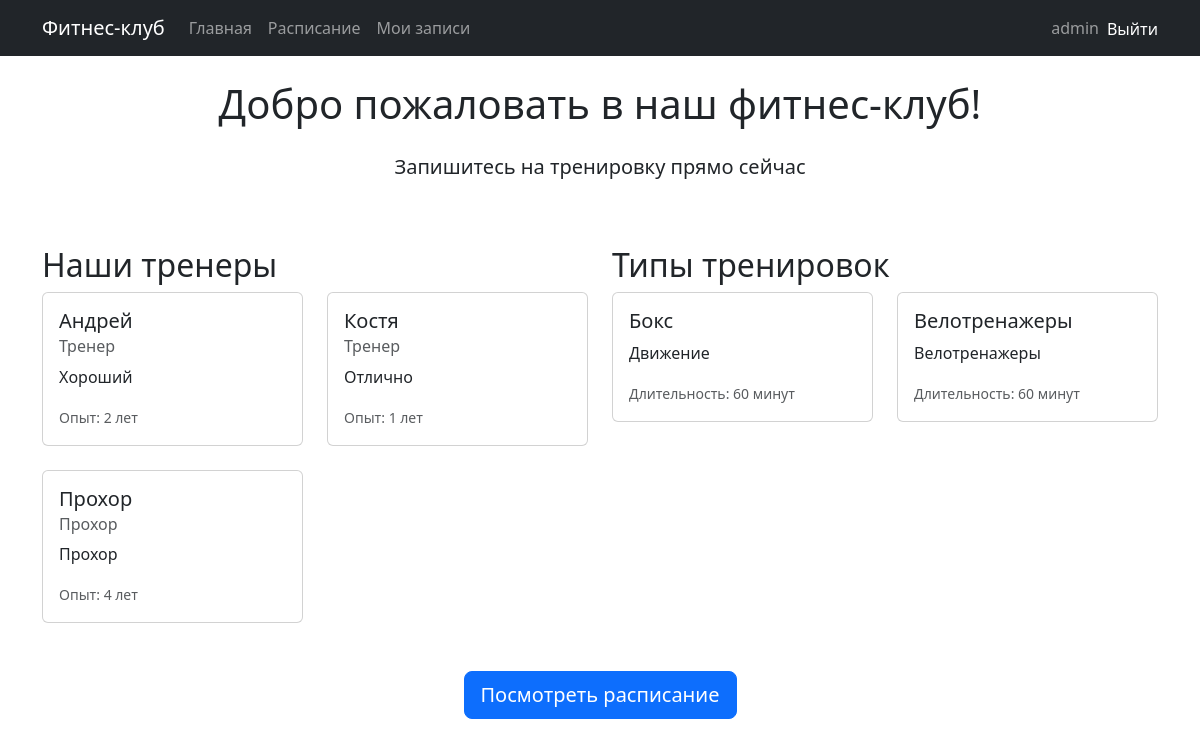
The app's page / (signed in) with its own data.
### fitness/models.py (models this page shows, shortened)
class Trainer(models.Model):
    name = models.CharField(max_length=100, verbose_name='Имя')
    specialization = models.CharField(max_length=100, verbose_name='Специализация')
    experience = models.IntegerField(verbose_name='Опыт работы (лет)')
    description = models.TextField(verbose_name='Описание')

class WorkoutType(models.Model):
    name = models.CharField(max_length=100, verbose_name='Название тренировки')
    description = models.TextField(verbose_name='Описание')
    duration = models.IntegerField(verbose_name='Длительность (минуты)')

### fitness/views.py (the view)
# urls.py: path('', views.home, name='home'),
def home(request):
    trainers = Trainer.objects.all()
    workout_types = WorkoutType.objects.all()
    return render(request, 'fitness/home.html', {
        'trainers': trainers,
        'workout_types': workout_types
    })

### fitness/templates/fitness/home.html (shortened to what this page needs)
{% extends 'fitness/base.html' %}
{% block content %}
<div class="row">
    <div class="col-md-12">
        <h1 class="text-center mb-4">Добро пожаловать в наш фитнес-клуб!</h1>
        <p class="lead text-center">Запишитесь на тренировку прямо сейчас</p>
    </div>
</div>
<div class="row mt-5">
    <div class="col-md-6">
        <h2>Наши тренеры</h2>
        <div class="row">
            {% for trainer in trainers %}
            <div class="col-md-6 mb-4">
                <div class="card">
                    <div class="card-body">
                        <h5 class="card-title">{{ trainer.name }}</h5>
                        <h6 class="card-subtitle mb-2 text-muted">{{ trainer.specialization }}</h6>
                        <p class="card-text">{{ trainer.description }}</p>
                        <p class="card-text"><small class="text-muted">Опыт: {{ trainer.experience }} лет</small></p>
                    </div>
                </div>
            </div>
            {% endfor %}
        </div>
    </div>
    <div class="col-md-6">
        <h2>Типы тренировок</h2>
        <div class="row">
            {% for workout in workout_types %}
            <div class="col-md-6 mb-4">
                <div class="card">
                    <div class="card-body">
                        <h5 class="card-title">{{ workout.name }}</h5>
                        <p class="card-text">{{ workout.description }}</p>
                        <p class="card-text"><small class="text-muted">Длительность: {{ workout.duration }} минут</small></p>
                    </div>
                </div>
            </div>
            {% endfor %}
        </div>
    </div>
</div>
<div class="row mt-4">
    <div class="col-md-12 text-center">
        <a href="{% url 'fitness:schedule_list' %}" class="btn btn-primary btn-lg">Посмотреть расписание</a>
    </div>
</div>
{% endblock %}

### fitness/templates/fitness/base.html (shortened to what this page needs)
<!DOCTYPE html>
<html lang="ru">
<head>
    <link href="https://cdn.jsdelivr.net/npm/bootstrap@5.3.0/dist/css/bootstrap.min.css" rel="stylesheet">
</head>
<body>
    <nav class="navbar navbar-expand-lg navbar-dark bg-dark">
        <div class="container">
            <a class="navbar-brand" href="{% url 'fitness:home' %}">Фитнес-клуб</a>
            <div class="collapse navbar-collapse" id="navbarNav">
                <ul class="navbar-nav">
                    <li class="nav-item">
                        <a class="nav-link" href="{% url 'fitness:home' %}">Главная</a>
                    </li>
                    <li class="nav-item">
                        <a class="nav-link" href="{% url 'fitness:schedule_list' %}">Расписание</a>
                    </li>
                    {% if user.is_authenticated %}
                    <li class="nav-item">
                        <a class="nav-link" href="{% url 'fitness:my_bookings' %}">Мои записи</a>
                    </li>
                    {% endif %}
                </ul>
                <ul class="navbar-nav ms-auto">
                    {% if user.is_authenticated %}
                    <li class="nav-item">
                        <span class="nav-link">{{ user.username }}</span>
                    </li>
                    <li class="nav-item" style="display: flex; align-items: center;">
                        <form method="post" action="{% url 'logout' %}" style="display:inline; margin:0;">
                            <button type="submit" class="nav-link logout-link" style="display:inline; padding:0; margin:0; background:none; border:none; cursor:pointer; vertical-align: middle;">
                                Выйти
                            </button>
                        </form>
                    </li>
                    {% endif %}
                </ul>
            </div>
        </div>
    </nav>
    <div class="container mt-4">
        {% block content %}
        {% endblock %}
    </div>
</body>
</html>

### fitness/templates/fitness/base.html (style rules this page uses)
.logout-link { color: #fff !important; text-decoration: none; transition: color 0.2s; }

### records on screen
Trainer: name "Андрей", specialization "Тренер", description "Хороший", experience "2"
Trainer: name "Костя", specialization "Тренер", description "Отлично", experience "1"
Trainer: name "Прохор", specialization "Прохор", description "Прохор", experience "4"
WorkoutType: name "Бокс", description "Движение", duration "60"
WorkoutType: name "Велотренажеры", description "Велотренажеры", duration "60"

### other values on screen
{{ user.username }} "admin"
